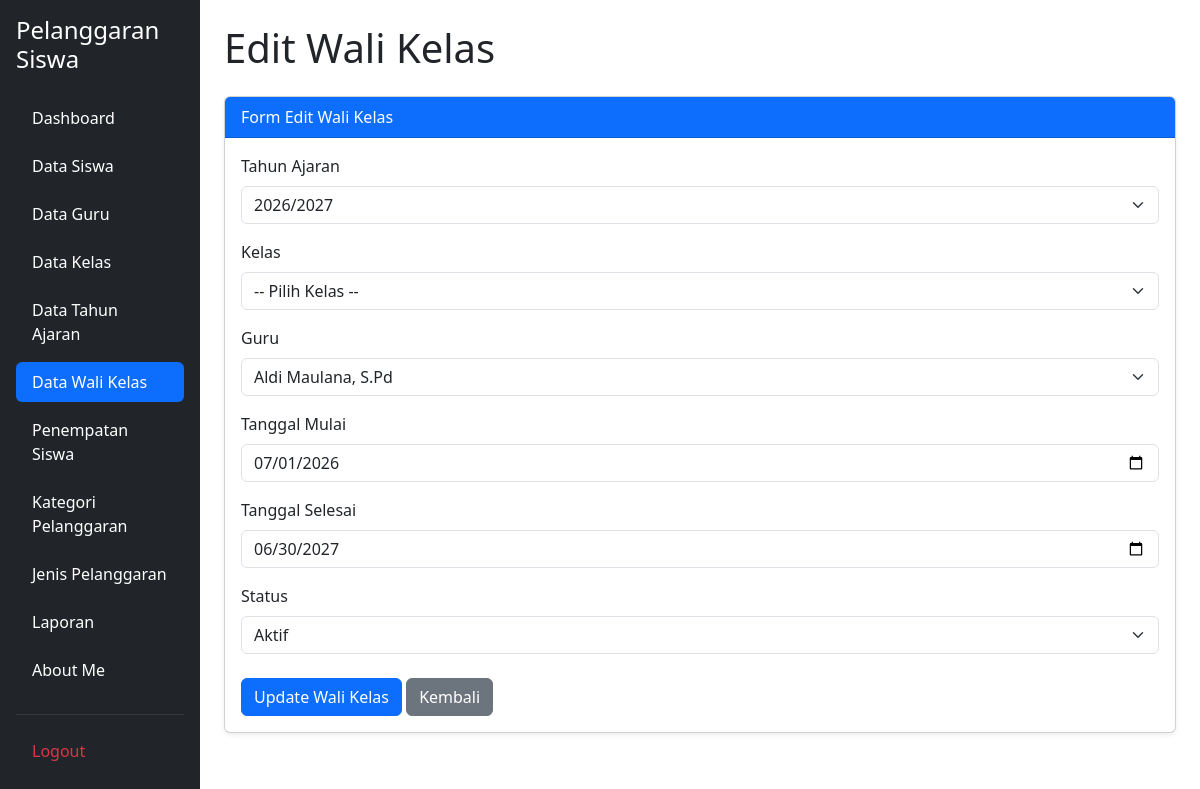
Page /edit_wali_kelas.php?id=2 (signed in) on the earlier database version.
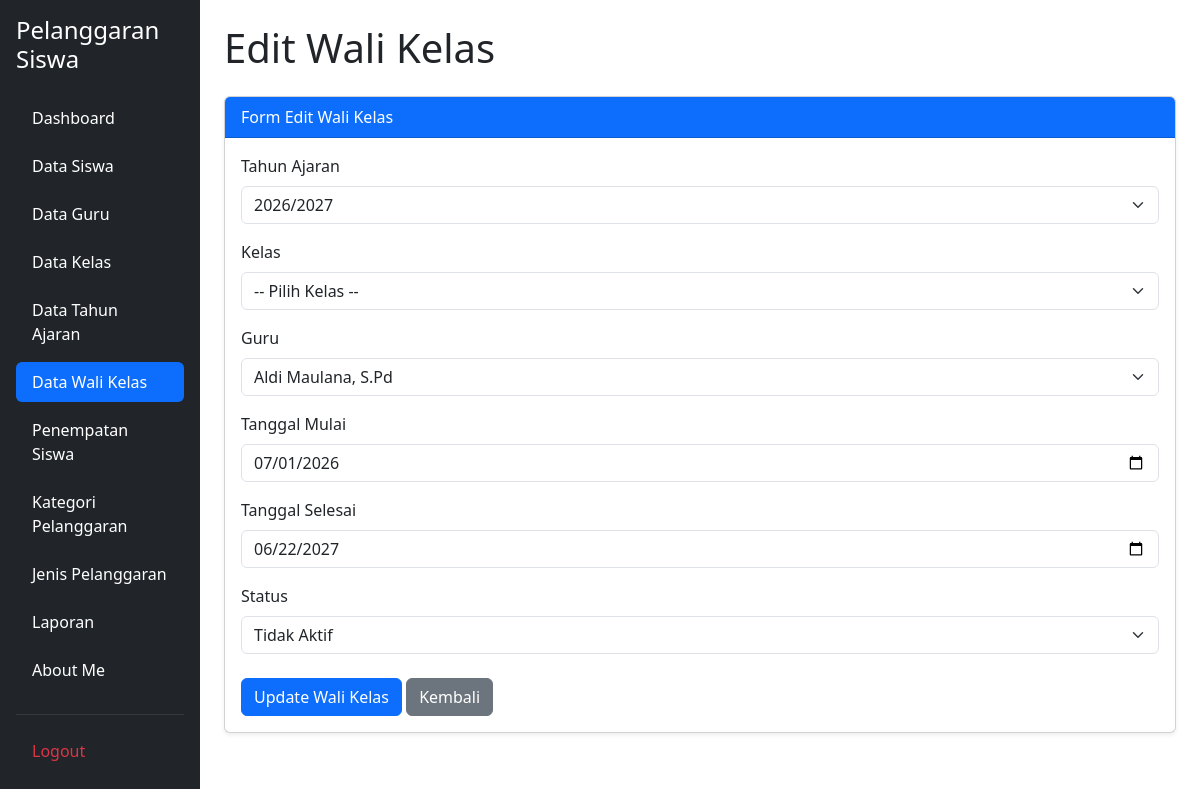
Same page on the later database version.
### tables this page shows
CREATE TABLE `t_wali_kelas` (
  `id` int(11) NOT NULL,
  `tahun_ajaran_id` int(11) DEFAULT NULL,
  `kelas_id` int(11) DEFAULT NULL,
  `guru_id` int(11) DEFAULT NULL,
  `tanggal_mulai` date NOT NULL,
  `tanggal_selesai` date NOT NULL,
  `status_aktif` tinyint(1) NOT NULL,
  `created_at` timestamp NOT NULL DEFAULT current_timestamp(),
  `updated_at` timestamp NOT NULL DEFAULT current_timestamp()
);

CREATE TABLE `t_tahun_ajaran` (
  `id` int(11) NOT NULL,
  `nama` varchar(20) DEFAULT NULL,
  `tanggal_mulai` date NOT NULL,
  `tanggal_selesai` date NOT NULL,
  `status_aktif` tinyint(1) NOT NULL,
  `created_at` timestamp NOT NULL DEFAULT current_timestamp(),
  `updated_at` timestamp NOT NULL DEFAULT current_timestamp()
);

CREATE TABLE `t_guru` (
  `id` int(11) NOT NULL,
  `nip` varchar(18) NOT NULL,
  `nama` varchar(150) DEFAULT NULL,
  `email` varchar(150) NOT NULL,
  `status_aktif` tinyint(1) NOT NULL,
  `user_id` int(11) NOT NULL,
  `created_at` timestamp NOT NULL DEFAULT current_timestamp(),
  `updated_at` timestamp NOT NULL DEFAULT current_timestamp()
);

### edit_wali_kelas.php (the view, shortened to what the changed rows need)
<?php
include 'config/koneksi.php';
$id = (int) ($_GET['id'] ?? 0);
$stmt = mysqli_prepare(
    $koneksi,
    "SELECT * FROM t_wali_kelas WHERE id = ?"
);
mysqli_stmt_bind_param($stmt, "i", $id);
mysqli_stmt_execute($stmt);
$hasil = mysqli_stmt_get_result($stmt);
$data = mysqli_fetch_assoc($hasil);
$tahun_ajaran_lama = (int) ($data['tahun_ajaran_id'] ?? 0);
$stmt_tahun = mysqli_prepare(
    $koneksi,
    "SELECT id, nama
     FROM t_tahun_ajaran
     WHERE status_aktif = 1
        OR id = ?
     ORDER BY id DESC"
);
mysqli_stmt_bind_param($stmt_tahun, "i", $tahun_ajaran_lama);
mysqli_stmt_execute($stmt_tahun);
$tahun = mysqli_stmt_get_result($stmt_tahun);
$guru = mysqli_query(
    $koneksi,
    "SELECT id, nama FROM t_guru ORDER BY nama ASC"
);
?>
<!DOCTYPE html>
<html lang="id">
<head>
    <link href="https://cdn.jsdelivr.net/npm/bootstrap@5.3.8/dist/css/bootstrap.min.css"
          rel="stylesheet">
</head>
<body>
<div class="container-fluid">
    <div class="row">
        <main class="col-md-9 col-lg-10 p-4">
            <h1 class="mb-4">Edit Wali Kelas</h1>
            <div class="card shadow-sm">
                <div class="card-body">
                    <form action="proses_edit_wali_kelas.php"
                          method="POST"
                          id="formEditWaliKelas">
                        <div class="mb-3">
                            <label for="tahun_ajaran_id" class="form-label">
                                Tahun Ajaran
                            </label>
                            <select name="tahun_ajaran_id"
                                    id="tahun_ajaran_id"
                                    class="form-select"
                                    required>
                                <?php while ($row = mysqli_fetch_assoc($tahun)) { ?>
                                    <option
                                        value="<?= htmlspecialchars((string)$row['id']) ?>"
                                        <?= $row['id'] == $data['tahun_ajaran_id']
                                            ? 'selected' : '' ?>>
                                        <?= htmlspecialchars($row['nama']) ?>
                                    </option>
                                <?php } ?>
                            </select>
                        </div>
                        <div class="mb-3">
                            <label for="guru_id" class="form-label">
                                Guru
                            </label>
                            <select name="guru_id"
                                    id="guru_id"
                                    class="form-select"
                                    required>
                                <?php while ($row = mysqli_fetch_assoc($guru)) { ?>
                                    <option
                                        value="<?= htmlspecialchars((string)$row['id']) ?>"
                                        <?= $row['id'] == $data['guru_id']
                                            ? 'selected' : '' ?>>
                                        <?= htmlspecialchars($row['nama']) ?>
                                    </option>
                                <?php } ?>
                            </select>
                        </div>
                        <div class="mb-3">
                            <label for="tanggal_mulai" class="form-label">
                                Tanggal Mulai
                            </label>
                            <input type="date"
                                   name="tanggal_mulai"
                                   id="tanggal_mulai"
                                   class="form-control"
                                   value="<?= htmlspecialchars((string) $data['tanggal_mulai']) ?>"
                                   required>
                        </div>
                        <div class="mb-3">
                            <label for="tanggal_selesai" class="form-label">
                                Tanggal Selesai
                            </label>
                            <input type="date"
                                   name="tanggal_selesai"
                                   id="tanggal_selesai"
                                   class="form-control"
                                   value="<?= htmlspecialchars((string) $data['tanggal_selesai']) ?>"
                                   required>
                        </div>
                        <div class="mb-4">
                            <label for="status_aktif" class="form-label">
                                Status
                            </label>
                            <select name="status_aktif"
                                    id="status_aktif"
                                    class="form-select"
                                    required>
                                <option value="1"
                                    <?= $data['status_aktif'] == 1
                                        ? 'selected' : '' ?>>
                                    Aktif
                                </option>
                                <option value="0"
                                    <?= $data['status_aktif'] == 0
                                        ? 'selected' : '' ?>>
                                    Tidak Aktif
                                </option>
                            </select>
                        </div>
                    </form>
                </div>
            </div>
        </main>
    </div>
</div>
</body>
</html>

Differences in the rows shown:
changed t_wali_kelas "Aldi Maulana, S.Pd": tanggal_selesai "06/30/2027" → "06/22/2027"; status_aktif "Aktif" → "Tidak Aktif"
